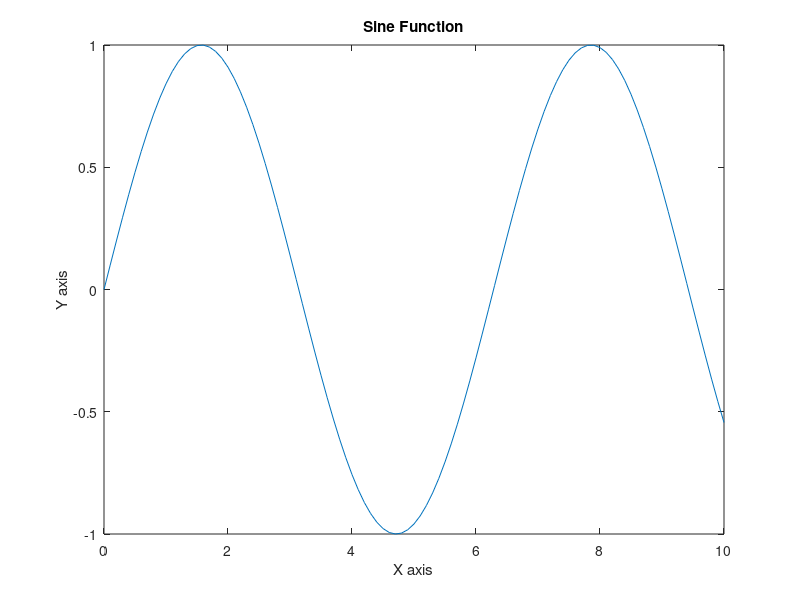

Write MATLAB code to recreate this figure.
% Simple plot example
x = 0:0.1:10;   % create a vector from 0 to 10 with step 0.1
y = sin(x);     % calculate sine function

plot(x, y)
title('Sine Function')
xlabel('X axis')
ylabel('Y axis')